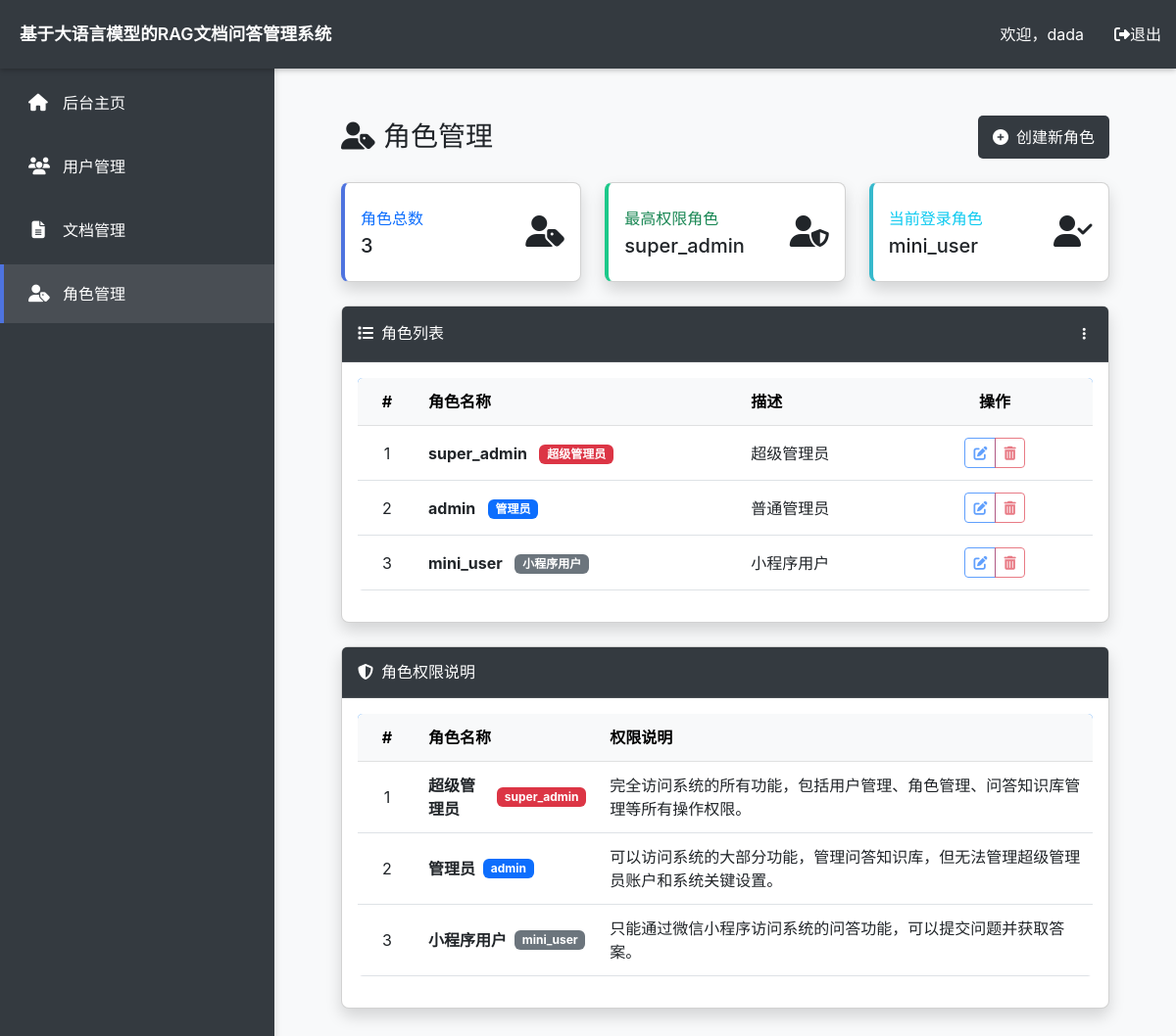
/admin/roles (signed in), run on the app's committed database.
### model.py (models this page shows, shortened)
class PKMixin:
    id = db.Column(db.Integer, primary_key=True, autoincrement=True)

class TimestampMixin:
    created_at = db.Column(
        db.DateTime,
        default=datetime.utcnow,
        server_default=text("CURRENT_TIMESTAMP"),
        nullable=False,
        index=True,
    )
    updated_at = db.Column(
        db.DateTime,
        default=datetime.utcnow,
        onupdate=datetime.utcnow,
        server_default=text("CURRENT_TIMESTAMP"),
        nullable=False,
    )

class User(db.Model, UserMixin, PKMixin, TimestampMixin):
    __tablename__ = 'users'
    username = db.Column(db.String(64), unique=True, nullable=False, index=True)
    password_hash = db.Column(db.String(128), nullable=False)
    approved = db.Column(db.Boolean, default=False, server_default=text('0'))
    role_id = db.Column(db.Integer, db.ForeignKey('user_roles.id'), nullable=True)
    role = db.relationship('UserRole', back_populates='users', lazy='joined')
    sessions = db.relationship(
        'Session', back_populates='user', lazy='dynamic', cascade='all, delete-orphan'
    )
    documents = db.relationship(
        'Document', back_populates='uploader', lazy='dynamic', cascade='all, delete-orphan'
    )

class UserRole(db.Model, PKMixin, TimestampMixin):
    __tablename__ = 'user_roles'
    name = db.Column(db.String(50), unique=True, nullable=False)
    description = db.Column(db.String(255), nullable=True)
    users = db.relationship(
        'User', back_populates='role', lazy='dynamic', cascade='all, delete-orphan'
    )

### app.py (the view)
@app.route('/admin/roles', methods=['GET', 'POST'])
@login_required
def manage_roles():
    users = User.query.all()
    roles = UserRole.query.all()
    return render_template('manage_roles.html', users=users, roles=roles)

### app.py (called while the page is built)
@login_manager.user_loader
def load_user(user_id):
    return User.query.get(int(user_id))

@app.before_request
def do_init():
    if not getattr(app, '_vector_init_done', False):
        index_path = os.path.join(app.config['VECTORSTORE_DIR'], "faiss_index")
        document_folder = os.path.join(os.path.dirname(__file__), "../document")
        VectorStoreManager.initialize(index_path=index_path, document_folder=document_folder)
        app._vector_init_done = True

### templates/manage_roles.html (shortened to what this page needs)
{% extends 'base.html' %}
{% block content %}
<div class="container-fluid p-4">
  <div class="d-sm-flex align-items-center justify-content-between mb-4">
    <h1 class="h3 mb-0 text-gray-800">
      <i class="fas fa-user-tag me-2"></i>角色管理
    </h1>
    <button class="btn btn-primary" data-bs-toggle="modal" data-bs-target="#addRoleModal">
      <i class="fas fa-plus-circle me-2"></i>创建新角色
    </button>
  </div>
  <div class="row">
    <div class="col-xl-4 col-md-6 mb-4">
      <div class="card border-left-primary shadow h-100 py-2">
        <div class="card-body">
          <div class="row no-gutters align-items-center">
            <div class="col mr-2">
              <div class="text-xs font-weight-bold text-primary text-uppercase mb-1">角色总数</div>
              <div class="h5 mb-0 font-weight-bold text-gray-800">{{ roles|length }}</div>
            </div>
            <div class="col-auto">
              <i class="fas fa-user-tag fa-2x text-gray-300"></i>
            </div>
          </div>
        </div>
      </div>
    </div>
    <div class="col-xl-4 col-md-6 mb-4">
      <div class="card border-left-success shadow h-100 py-2">
        <div class="card-body">
          <div class="row no-gutters align-items-center">
            <div class="col mr-2">
              <div class="text-xs font-weight-bold text-success text-uppercase mb-1">最高权限角色</div>
              <div class="h5 mb-0 font-weight-bold text-gray-800">
                {% for role in roles %}
                  {% if role.name == 'super_admin' %}
                    super_admin
                  {% endif %}
                {% endfor %}
              </div>
            </div>
            <div class="col-auto">
              <i class="fas fa-user-shield fa-2x text-gray-300"></i>
            </div>
          </div>
        </div>
      </div>
    </div>
    <div class="col-xl-4 col-md-12 mb-4">
      <div class="card border-left-info shadow h-100 py-2">
        <div class="card-body">
          <div class="row no-gutters align-items-center">
            <div class="col mr-2">
              <div class="text-xs font-weight-bold text-info text-uppercase mb-1">当前登录角色</div>
              <div class="h5 mb-0 font-weight-bold text-gray-800">{{ current_user.role.name if current_user.role else '未分配角色' }}</div>
            </div>
            <div class="col-auto">
              <i class="fas fa-user-check fa-2x text-gray-300"></i>
            </div>
          </div>
        </div>
      </div>
    </div>
  </div>
  <div class="card shadow mb-4">
    <div class="card-header py-3 bg-dark d-flex flex-row align-items-center justify-content-between">
      <h6 class="m-0 font-weight-bold text-white">
        <i class="fas fa-list me-2"></i>角色列表
      </h6>
      <div class="dropdown no-arrow">
        <a class="dropdown-toggle text-white" href="#" role="button" id="roleActionsDropdown" data-bs-toggle="dropdown" aria-expanded="false">
          <i class="fas fa-ellipsis-v fa-sm fa-fw"></i>
        </a>
      </div>
    </div>
    <div class="card-body">
      <div class="table-responsive">
        <table class="table table-hover align-middle" id="roleTable">
          <thead class="table-light">
            <tr>
              <th width="60" class="text-center">#</th>
              <th>角色名称</th>
              <th>描述</th>
              <th width="200" class="text-center">操作</th>
            </tr>
          </thead>
          <tbody>
            {% for role in roles %}
              <tr>
                <td class="text-center">{{ role.id }}</td>
                <td>
                  <div class="d-flex align-items-center">
                    <div>
                      <span class="fw-bold">{{ role.name }}</span>
                      {% if role.name == 'super_admin' %}
                        <span class="ms-2 badge bg-danger">超级管理员</span>
                      {% elif role.name == 'admin' %}
                        <span class="ms-2 badge bg-primary">管理员</span>
                      {% elif role.name == 'mini_user' %}
                        <span class="ms-2 badge bg-secondary">小程序用户</span>
                      {% endif %}
                    </div>
                  </div>
                </td>
                <td>{{ role.description or '暂无描述' }}</td>
                <td class="text-center">
                  <div class="btn-group">
                    <button type="button" class="btn btn-sm btn-outline-primary"
                            {% if role.name in ['super_admin','admin','mini_user'] %}
                              disabled title="系统预设角色无法编辑"
                            {% else %}
                              data-bs-toggle="modal"
                              data-bs-target="#addRoleModal"
                              onclick="prefillAddRoleForm('{{ role.id }}','{{ role.name }}','{{ role.description or '' }}')"
                              title="编辑角色"
                            {% endif %}>
                      <i class="fas fa-edit"></i>
                    </button>
                    {% if role.name not in ['super_admin','admin','mini_user'] %}
                      <button type="button" class="btn btn-sm btn-outline-danger" onclick="confirmDeleteRole({{ role.id }},'{{ role.name }}')">
                        <i class="fas fa-trash-alt"></i>
                      </button>
                    {% else %}
                      <button type="button" class="btn btn-sm btn-outline-danger" disabled title="系统预设角色无法删除">
                        <i class="fas fa-trash-alt"></i>
                      </button>
                    {% endif %}
                  </div>
                </td>
              </tr>
            {% endfor %}
          </tbody>
        </table>
      </div>
    </div>
  </div>
  <div class="card shadow mb-4">
    <div class="card-header py-3 bg-dark d-flex flex-row align-items-center justify-content-between">
      <h6 class="m-0 font-weight-bold text-white">
        <i class="fas fa-shield-alt me-2"></i>角色权限说明
      </h6>
    </div>
    <div class="card-body">
      <div class="table-responsive">
        <table class="table table-hover align-middle">
          <thead class="table-light">
            <tr>
              <th width="60" class="text-center">#</th>
              <th>角色名称</th>
              <th>权限说明</th>
            </tr>
          </thead>
          <tbody>
            <tr>
              <td class="text-center">1</td>
              <td>
                <div class="d-flex align-items-center">
                  <span class="fw-bold">超级管理员</span>
                  <span class="ms-2 badge bg-danger">super_admin</span>
                </div>
              </td>
              <td>完全访问系统的所有功能，包括用户管理、角色管理、问答知识库管理等所有操作权限。</td>
            </tr>
            <tr>
              <td class="text-center">2</td>
              <td>
                <div class="d-flex align-items-center">
                  <span class="fw-bold">管理员</span>
                  <span class="ms-2 badge bg-primary">admin</span>
                </div>
              </td>
              <td>可以访问系统的大部分功能，管理问答知识库，但无法管理超级管理员账户和系统关键设置。</td>
            </tr>
            <tr>
              <td class="text-center">3</td>
              <td>
                <div class="d-flex align-items-center">
                  <span class="fw-bold">小程序用户</span>
                  <span class="ms-2 badge bg-secondary">mini_user</span>
                </div>
              </td>
              <td>只能通过微信小程序访问系统的问答功能，可以提交问题并获取答案。</td>
            </tr>
          </tbody>
        </table>
      </div>
    </div>
  </div>
</div>
{% endblock %}

### templates/base.html (shortened to what this page needs)
<!DOCTYPE html>
<html lang="zh-CN">
<head>
  <link rel="stylesheet" href="https://cdnjs.cloudflare.com/ajax/libs/font-awesome/6.4.0/css/all.min.css">
  <link href="https://cdn.jsdelivr.net/npm/bootstrap@5.3.0/dist/css/bootstrap.min.css" rel="stylesheet">
  <link rel="stylesheet" href="{{ url_for('static', filename='css/style.css') }}">
</head>
<body>
  <nav class="navbar navbar-dark navbar-top">
    <div class="container-fluid px-0">
      <a class="navbar-brand" href="{{ url_for('admin_index') }}">基于大语言模型的RAG文档问答管理系统</a>
      <div class="user-info">
        <span class="nav-user">欢迎，{{ current_user.username if current_user.is_authenticated else 'Guest' }}</span>
        <a href="#" class="nav-link logout-link" data-bs-toggle="modal" data-bs-target="#logoutModal">
          <i class="fas fa-sign-out-alt"></i> 退出
        </a>
      </div>
    </div>
  </nav>
  <div class="sidebar" id="sidebar">
    <ul class="sidebar-menu">
      <li>
        <a href="{{ url_for('admin_index') }}" class="{% if request.path == url_for('admin_index') %}active{% endif %}">
          <i class="fas fa-home"></i> 后台主页
        </a>
      </li>
      <li>
        <a href="{{ url_for('manage_users') }}" class="{% if request.path == url_for('manage_users') %}active{% endif %}">
          <i class="fas fa-users"></i> 用户管理
        </a>
      </li>
      <li>
        <a href="{{ url_for('manage_docs') }}" class="{% if request.path == url_for('manage_docs') %}active{% endif %}">
          <i class="fas fa-file-alt"></i> 文档管理
        </a>
      </li>
      <li>
        <a href="{{ url_for('manage_roles') }}" class="{% if request.path == url_for('manage_roles') %}active{% endif %}">
          <i class="fas fa-user-tag"></i> 角色管理
        </a>
      </li>
    </ul>
  </div>
  <main class="main-content">
    <div class="container-fluid p-4">
      {% block content %}{% endblock %}
    </div>
  </main>
</body>
</html>

### static/css/style.css (style rules this page uses)
body { font-family: 'Arial', sans-serif; background-color: #f8f9fa; }
.navbar { background-color: #343a40 !important; padding: 12px 20px; box-shadow: 0 4px 6px rgba(0, 0, 0, 0.1); }
.navbar-brand { font-size: 1.5rem; font-weight: bold; color: #ffffff !important; }
.sidebar { background-color: #343a40 !important; min-height: 100vh; padding-top: 20px; }
.main-content { min-height: 100vh; background-color: white; border-radius: 8px; padding: 20px; box-shadow: 0 4px 6px rgba(0, 0, 0, 0.1); }
.btn-primary { background-color: #343a40 !important; color: #fff; border: none; padding: 10px 15px; font-size: 1rem; border-radius: 5px; transition: background 0.3s ease; }
.table { background-color: white; border-radius: 5px; overflow: hidden; border-collapse: separate; border-spacing: 0; }
.table thead { background-color: #007bff; color: #ffffff; }
.card { border-radius: 10px; box-shadow: 0 4px 8px rgba(0, 0, 0, 0.1); }
.card-header { background-color: #343a40 !important; color: #ffffff; font-weight: bold; }

### templates/base.html (style rules this page uses)
body { font-family: -apple-system, BlinkMacSystemFont, "Segoe UI", Roboto, "Helvetica Neue", Arial, sans-serif; overflow-x: hidden; background-color: #f8f9fa; margin: 0; padding: 0; }
.navbar-top { background-color: #343a40; color: #fff; box-shadow: 0 1px 6px rgba(0,0,0,0.3); padding: 0; position: fixed; width: 100%; z-index: 1030; height: 70px; }
.navbar-brand { color: #fff !important; font-weight: 600; font-size: 1.1rem; padding: 0 20px; height: 70px; display: flex; align-items: center; }
.nav-user { color: #fff; margin-right: 1rem; height: 60px; display: flex; align-items: center; }
.nav-link { color: #fff; transition: all 0.2s; padding: 0 15px; height: 60px; display: flex; align-items: center; }
.sidebar { position: fixed; top: 0; left: 0; bottom: 0; width: 280px; background-color: #343a40; padding-top: 70px; color: #fff; z-index: 1020; box-shadow: 2px 0 6px rgba(0,0,0,0.1); }
.main-content { margin-left: 280px; padding-top: 70px; min-height: 100vh; background-color: #f8f9fa; transition: all 0.3s; }
.sidebar-menu { list-style: none; padding: 0; margin: 0; }
.sidebar-menu li { margin: 5px 0; }
.sidebar-menu a { display: flex; align-items: center; padding: 15px 25px; color: #fff; height: 60px; text-decoration: none; transition: all 0.2s; border-left: 4px solid transparent; }
.sidebar-menu a:hover, .sidebar-menu a.active { background-color: rgba(255,255,255,0.1); border-left-color: #4e73df; }
.sidebar-menu i { margin-right: 15px; width: 20px; text-align: center; font-size: 1.1rem; color: #fff; }
.user-info { display: flex; align-items: center; height: 60px; }
.logout-link { cursor: pointer; color: #fff; }
.card { transition: all 0.3s ease; border-radius: 0.5rem; }
.card-header { border-bottom: 1px solid rgba(255,255,255,0.1); }
.border-left-primary { border-left: 4px solid #4e73df !important; }
.border-left-success { border-left: 4px solid #1cc88a !important; }
.border-left-info { border-left: 4px solid #36b9cc !important; }
.dropdown-toggle::after { display: none; }

### templates/manage_roles.html (style rules this page uses)
.border-left-primary { border-left: 4px solid #4e73df !important; }
.border-left-success { border-left: 4px solid #1cc88a !important; }
.border-left-info { border-left: 4px solid #36b9cc !important; }
.card { transition: transform 0.15s ease, box-shadow 0.15s ease; }
.table td { vertical-align: middle; }
.btn-group .btn { box-shadow: none !important; }
.card-header.bg-dark { background-color: #343a40 !important; border-bottom: 1px solid rgba(255, 255, 255, 0.1); }
.text-white { color: #ffffff !important; }
.table td, .table th { padding: 0.75rem !important; line-height: 1.5 !important; vertical-align: middle !important; }
#roleTable td, #roleTable th, .card-body .table td, .card-body .table th { padding: 0.75rem !important; line-height: 1.5 !important; vertical-align: middle !important; }
.table .badge { vertical-align: middle; }
.table .d-flex { min-height: 24px; align-items: center; }

### data on the page
User: username "dada"
UserRole: shows "super_admin", id "1", name "super_admin", shows "超级管理员", description "超级管理员"
UserRole: role "mini_user", id "3", name "mini_user", shows "小程序用户", description "小程序用户"
UserRole: id "2", name "admin", shows "管理员", description "普通管理员"

### other printed values
{{ roles|length }} "3"
